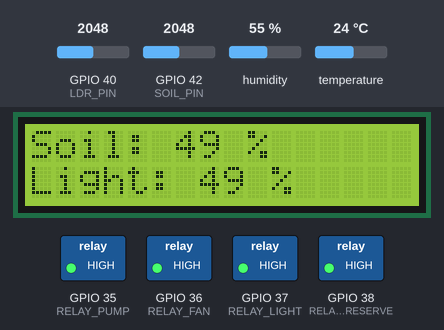
Bench run of a sketch on a simulated ESP32-S3. On the bench: 16×2 character LCD, switched loads named in the sketch (green lamp = pin HIGH). The inputs (shaded band) are chosen by the test bench; at power-on: temperature 24 °C, GPIO 40 (LDR_PIN) = 2048, GPIO 42 (SOIL_PIN) = 2048, humidity 55 %. WiFi joins after 1.5 s; servers stay silent unless stated; the camera gives no picture; what the sketch prints to the serial monitor is not drawn.

Above: at 6.6 s.
6.7 s: temperature set to 29.5 °C
At 9.0 s:
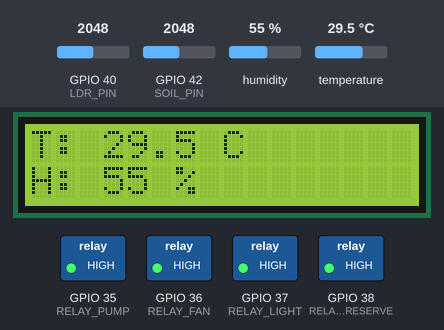
12.6 s: temperature set to 30.7 °C
At 14.8 s:
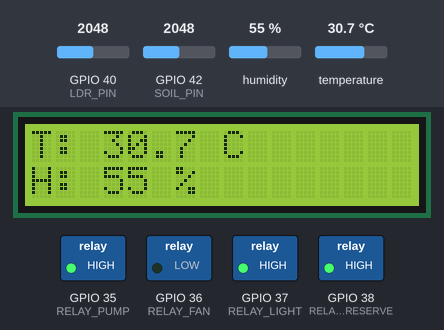
18.5 s: GPIO 40 (LDR_PIN) set to 2409
At 24.2 s:
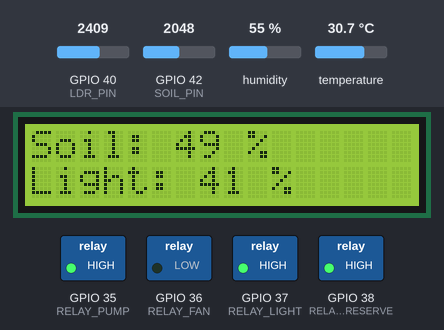
24.4 s: GPIO 40 (LDR_PIN) set to 2526
At 24.8 s:
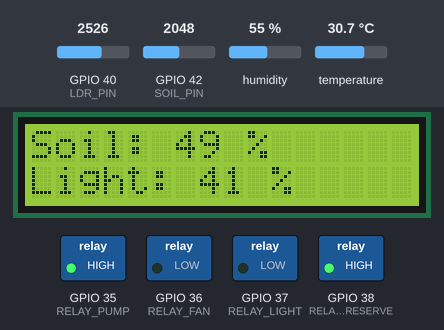
30.3 s: GPIO 42 (SOIL_PIN) set to 2811
At 35.8 s:
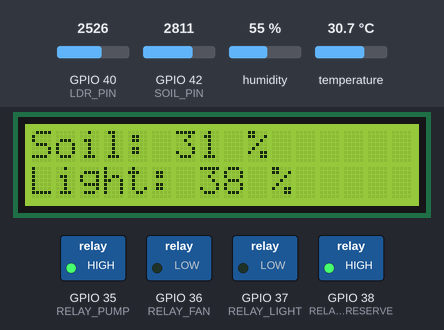
36.2 s: GPIO 42 (SOIL_PIN) set to 2908
At 37.4 s:
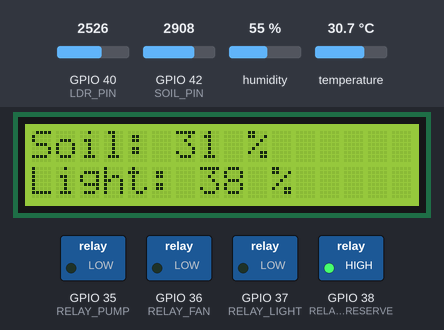
Timing chart, 0 to 39.2 s (numbered marks = the images above; inputs shaded):
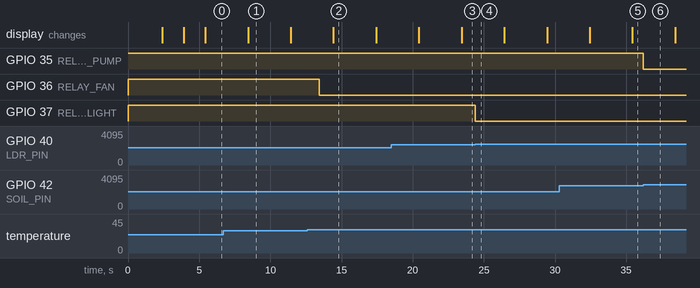

The sketch:

smartgreenhouse.ino
```cpp
#include <WiFi.h>
#include <Wire.h>
#include <LiquidCrystal_I2C.h>
#include "esp_camera.h"
#include "DHT.h"

// --- CONFIGURATION DES BROCHES (CÂBLAGE RECOMMANDÉ ET VALIDÉ) ---
#define SOIL_PIN 42
#define LDR_PIN 40
#define DHTPIN 41
#define DHTTYPE DHT22

#define RELAY_PUMP 35
#define RELAY_FAN 36
#define RELAY_LIGHT 37
#define RELAY_RESERVE 38

#define I2C_SDA 1
#define I2C_SCL 2

// --- CONFIGURATION PINS CAMÉRA (ESP32S3_EYE) ---
#define XCLK_GPIO_NUM     15
#define SIOD_GPIO_NUM     4
#define SIOC_GPIO_NUM     5
#define Y2_GPIO_NUM       11
#define Y3_GPIO_NUM       9
#define Y4_GPIO_NUM       8
#define Y5_GPIO_NUM       10
#define Y6_GPIO_NUM       12
#define Y7_GPIO_NUM       18
#define Y8_GPIO_NUM       17
#define Y9_GPIO_NUM       16
#define VSYNC_GPIO_NUM    6
#define HREF_GPIO_NUM     7
#define PCLK_GPIO_NUM     13

// --- PARAMÈTRES RÉSEAU ET BACKEND ---
const char* ssid = "Redmi Note 7";
const char* password = "simolhaou4";

const char* serverIP = "192.168.43.82";
const int serverPort = 8000;

// --- TEMPORISATIONS (Non-bloquantes via millis) ---
unsigned long lastDataTime = 0;
const unsigned long dataInterval = 5000; // JSON toutes les 5 secondes

unsigned long lastCameraTime = 0;
const unsigned long cameraInterval = 5 * 60 * 1000; // Image toutes les 5 minutes

unsigned long lastLcdSwitchTime = 0;
bool lcdPageToggle = true;

LiquidCrystal_I2C lcd(0x27, 16, 2);
DHT dht(DHTPIN, DHTTYPE);

// --- 1. INITIALISATION DE LA CAMÉRA (AVEC TES MODIFICATIONS) ---
bool initCamera() {
  camera_config_t config;
  config.ledc_channel = LEDC_CHANNEL_0;
  config.ledc_timer = LEDC_TIMER_0;
  config.pin_d0 = Y2_GPIO_NUM;
  config.pin_d1 = Y3_GPIO_NUM;
  config.pin_d2 = Y4_GPIO_NUM;
  config.pin_d3 = Y5_GPIO_NUM;
  config.pin_d4 = Y6_GPIO_NUM;
  config.pin_d5 = Y7_GPIO_NUM;
  config.pin_d6 = Y8_GPIO_NUM;
  config.pin_d7 = Y9_GPIO_NUM;
  config.pin_xclk = XCLK_GPIO_NUM;
  config.pin_sccb_sda = SIOD_GPIO_NUM;
  config.pin_sccb_scl = SIOC_GPIO_NUM;
  config.pin_vsync = VSYNC_GPIO_NUM;
  config.pin_href = HREF_GPIO_NUM;
  config.pin_pclk = PCLK_GPIO_NUM;

  // 1️⃣ MODIFICATION ICI : Ajout des pins manquantes caméra
  config.pin_pwdn = -1;
  config.pin_reset = -1;

  config.xclk_freq_hz = 20000000;
  config.pixel_format = PIXFORMAT_JPEG;

  // 2️⃣ MODIFICATION ICI : Passage de la résolution VGA à SVGA pour l'IA
  if(psramFound()){
    config.frame_size = FRAMESIZE_SVGA;
    config.jpeg_quality = 10;
    config.fb_count = 2;
  } else {
    config.frame_size = FRAMESIZE_SVGA;
    config.jpeg_quality = 12;
    config.fb_count = 1;
  }

  esp_err_t err = esp_camera_init(&config);
  if (err != ESP_OK) {
    Serial.printf("Camera init failed: 0x%x\n", err);
    return false;
  }
  Serial.println("Camera Ready!");
  return true;
}

// --- 2. ENVOI MULTIPART STANDARD VIA WIFICLIENT ---
void uploadCameraImage() {
  camera_fb_t * fb = esp_camera_fb_get();
  if(!fb) {
    Serial.println("Camera capture failed");
    return;
  }

  WiFiClient client;
  if (client.connect(serverIP, serverPort)) {
    Serial.println("Connecté au serveur pour l'upload de l'image...");

    String boundary = "----SmartGreenhouseBoundary";

    String head = "--" + boundary + "\r\n";
    head += "Content-Disposition: form-data; name=\"file\"; filename=\"esp32_cam.jpg\"\r\n";
    head += "Content-Type: image/jpeg\r\n\r\n";

    String tail = "\r\n--" + boundary + "--\r\n";

    uint32_t totalLength = head.length() + fb->len + tail.length();

    client.println("POST /upload HTTP/1.1");
    client.println("Host: " + String(serverIP) + ":" + String(serverPort));
    client.println("Content-Type: multipart/form-data; boundary=" + boundary);
    client.print("Content-Length: ");
    client.println(totalLength);
    client.println("Connection: keep-alive");
    client.println();

    client.print(head);
    client.write(fb->buf, fb->len);
    client.print(tail);

    unsigned long timeout = millis();
    while (client.available() == 0) {
      if (millis() - timeout > 5000) {
        Serial.println(">>> Client Timeout !");
        client.stop();
        esp_camera_fb_return(fb);
        return;
      }
    }

    if(client.available()) {
      String responseLine = client.readStringUntil('\n');
      Serial.println("Serveur: " + responseLine);
    }

  } else {
    Serial.println("Échec de connexion au serveur pour l'image.");
  }

  client.stop();
  esp_camera_fb_return(fb); // Libération du framebuffer
}

// --- 3. ENVOI DES DONNÉES JSON ---
void sendJsonData(float temp, float hum, int soil, int light) {
  WiFiClient client;
  if (client.connect(serverIP, serverPort)) {
    String jsonData = "{\"temperature\":" + String(temp, 1) +
                      ",\"humidity\":" + String(hum, 1) +
                      ",\"soil\":" + String(soil) +
                      ",\"light\":" + String(light) + "}";

    client.println("POST /esp32/data HTTP/1.1");
    client.println("Host: " + String(serverIP) + ":" + String(serverPort));
    client.println("Content-Type: application/json");
    client.print("Content-Length: ");
    client.println(jsonData.length());
    client.println("Connection: close");
    client.println();
    client.print(jsonData);

    client.stop();
    Serial.println("Données JSON envoyées.");
  }
}

void setup()
{
  Serial.begin(115200);

  pinMode(RELAY_PUMP, OUTPUT);
  pinMode(RELAY_FAN, OUTPUT);
  pinMode(RELAY_LIGHT, OUTPUT);
  pinMode(RELAY_RESERVE, OUTPUT);

  digitalWrite(RELAY_PUMP, HIGH);
  digitalWrite(RELAY_FAN, HIGH);
  digitalWrite(RELAY_LIGHT, HIGH);
  digitalWrite(RELAY_RESERVE, HIGH);

  Wire.begin(I2C_SDA, I2C_SCL);
  dht.begin();

  lcd.init();
  lcd.backlight();
  lcd.setCursor(0,0);
  lcd.print("SMART GREEN");
  lcd.setCursor(0,1);
  lcd.print("HOUSE AI");

  delay(2000);

  if(!initCamera()) {
    lcd.clear();
    lcd.print("Camera ERR");
    delay(2000);
  }

  WiFi.begin(ssid, password);
  lcd.clear();
  lcd.print("Connecting");

  while(WiFi.status() != WL_CONNECTED) {
    delay(500);
    Serial.print(".");
  }

  lcd.clear();
  lcd.print("WiFi OK");
  Serial.print("ESP32 IP: ");
  Serial.println(WiFi.localIP());
  delay(1500);
}

void loop()
{
  // Lecture capteurs
  float temperature = dht.readTemperature();
  float humidity = dht.readHumidity();

  if (isnan(temperature) || isnan(humidity)) {
    temperature = 28.5;
    humidity = 65.0;
  }

  int soilRaw = analogRead(SOIL_PIN);
  int ldrRaw = analogRead(LDR_PIN);

  int soilPercent = map(soilRaw, 4095, 0, 0, 100);
  soilPercent = constrain(soilPercent, 0, 100);

  int lightPercent = map(ldrRaw, 4095, 0, 0, 100);
  lightPercent = constrain(lightPercent, 0, 100);

  // Automatisation Relais
  digitalWrite(RELAY_PUMP, (soilPercent < 30) ? LOW : HIGH);
  digitalWrite(RELAY_FAN, (temperature > 30) ? LOW : HIGH);
  digitalWrite(RELAY_LIGHT, (lightPercent < 40) ? LOW : HIGH);

  // Gestion Écran LCD (Changement de page toutes les 3 secondes)
  if (millis() - lastLcdSwitchTime >= 3000) {
    lastLcdSwitchTime = millis();
    lcdPageToggle = !lcdPageToggle;
    lcd.clear();
    if (lcdPageToggle) {
      lcd.setCursor(0, 0); lcd.print("T: "); lcd.print(temperature, 1); lcd.print(" C");
      lcd.setCursor(0, 1); lcd.print("H: "); lcd.print(humidity, 0); lcd.print(" %");
    } else {
      lcd.setCursor(0, 0); lcd.print("Soil: "); lcd.print(soilPercent); lcd.print(" %");
      lcd.setCursor(0, 1); lcd.print("Light: "); lcd.print(lightPercent); lcd.print(" %");
    }
  }

  // Envoi périodique des données numériques JSON
  if (millis() - lastDataTime >= dataInterval) {
    lastDataTime = millis();
    if(WiFi.status() == WL_CONNECTED) {
      sendJsonData(temperature, humidity, soilPercent, lightPercent);
    }
  }

  // Capture et Upload automatique de l'image (Multipart brute)
  if (millis() - lastCameraTime >= cameraInterval) {
    lastCameraTime = millis();
    if(WiFi.status() == WL_CONNECTED) {
      Serial.println("Lancement de la capture automatique de l'image...");
      uploadCameraImage();
    }
  }
}
```

Measured:
- the behaviour switches between 30 and 30.1 °C on temperature (found by bisection; images 1 and 2)
- the behaviour switches between 2457 and 2458 on GPIO 40 (LDR_PIN) (found by bisection; images 3 and 4)
- the behaviour switches between 2866 and 2867 on GPIO 42 (SOIL_PIN) (found by bisection; images 5 and 6)
- after the input at 6.7 s, the display: changes after 1.7 s (image 1)
- after the input at 12.6 s, GPIO 36 (RELAY_FAN): HIGH → LOW after 0.85 s; the display: changes after 1.8 s (image 2)
- after the input at 18.5 s, the display: first differs from a run without the input after 4.9 s (image 3)
- after the input at 24.4 s, GPIO 37 (RELAY_LIGHT): HIGH → LOW at once
- after the input at 30.3 s, the display: first differs from a run without the input after 5.1 s (image 5)
- after the input at 36.2 s, GPIO 35 (RELAY_PUMP): HIGH → LOW at once
